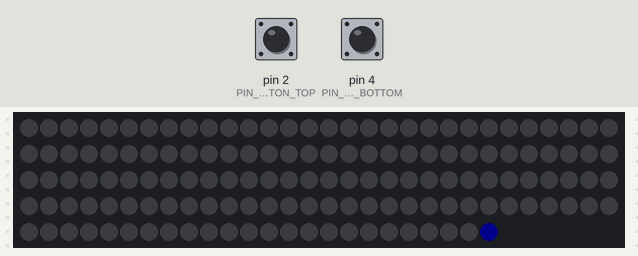
Recording of a program running on a simulated Arduino Nano, built with avr-gcc and run on an emulated ATmega328P. Shown: 144 RGB LEDs in strip order, left to right, continuing on the next row. Inputs (shaded band) come from the test bench; at power-on: pin 2 (PIN_BUTTON_TOP) HIGH, pin 4 (PIN_BUTTON_BOTTOM) HIGH. Dim RGB values are drawn brighter than linear; random numbers use the default seed unless the program sets one.

Above: at 1.2 s.
1.3 s: pin 2 (PIN_BUTTON_TOP) pulled LOW for 0.15 s
2.0 s: pin 4 (PIN_BUTTON_BOTTOM) pulled LOW for 3.2 s
At 3.51 s:
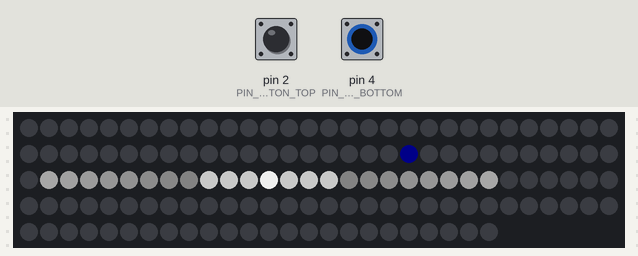
5.8 s: pin 2 (PIN_BUTTON_TOP) pulled LOW for 3.2 s
At 7.46 s:
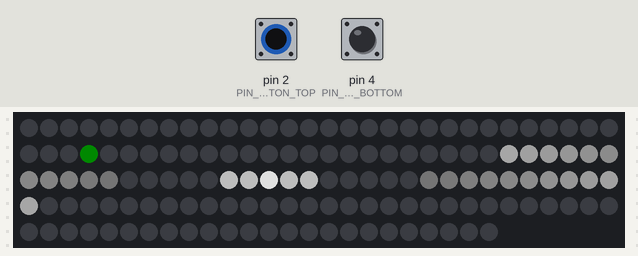
Timing chart, 0 to 9.0 s (numbered marks = the images above; inputs shaded):
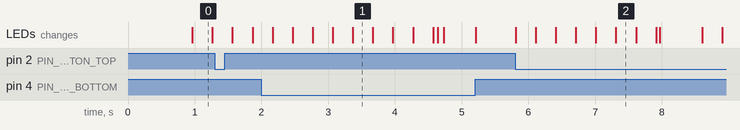

The program:

main.cpp
```cpp
#include <Arduino.h>
#include <FastLED.h>

#include "constants.h"
#include "Canvas.h"
#include "Player.h"
#include "World.h"
#include "io/input.h"
#include "state/Playing.h"
#include "state/Idle.h"

World world;
Canvas canvas;

State *state;

void setup() {

  // setup serial port
  Serial.begin(9600);

  initInputs();

  // seed random number generator from unconnected analog input pin 0:
  randomSeed(analogRead(0));

  // start application in idle mode
  state = new Idle(world);
}

static const unsigned long FRAME_MICROS = 1000000 / MAX_FPS;

void loop() {
  unsigned long startMicros = micros();

  /////////////////////////////////////////////////////////////////////////////

  // update world
  world.tick();

  // update state
  State *newState = state->tick(world);

  // change state?
  if (newState != state) {
    delete state;
    state = newState;
  }

  // remove "dead" objects from the world
  world.cleanup();

  // reset canvas, render world and update LEDs
  canvas.clear();
  world.render(canvas);
  canvas.show();

  //////////////////////////////////////////////////////////////////////////////

  unsigned long stopMicros = micros();

  // sleep for remaining time of this frame to cap FPS
  if (stopMicros >= startMicros) {
    unsigned long durationMicros = stopMicros - startMicros;
    if (durationMicros < FRAME_MICROS) {
      delayMicroseconds(FRAME_MICROS - durationMicros);
    }
  }
}
```

Canvas.h
```cpp
#ifndef _CANVAS_H
#define _CANVAS_H

#include <FastLED.h>
#include "constants.h"

class Canvas {

    private:
    CRGB frameBuffer[NUM_PIXELS];

    public:

        Canvas() {
            CLEDController&  controller = FastLED.addLeds<SK9822, BGR>(frameBuffer, NUM_PIXELS);
            controller.clearLeds(NUM_PIXELS);
        }

        void clear() {
              fill_solid(frameBuffer, NUM_PIXELS, CRGB::Black);
        }

        void show() {
              FastLED.show();
        }

        void addPixel(const uint8_t position, const CHSV& color) {
            if (position >= 0 && position < NUM_PIXELS) {
                frameBuffer[position] += color;
            }
        }

        void setPixel(const uint8_t position, const CHSV& color) {
            if (position >= 0 && position < NUM_PIXELS) {
                frameBuffer[position] = color;
            }
        }
};

#endif
```

Direction.h
```cpp
#ifndef _DIRECTION_H
#define _DIRECTION_H

enum Direction {
    FORWARD,
    BACKWARD,
    NO_MOVE
};

#endif
```

Node.h
```cpp
#ifndef _NODE_H
#define _NODE_H

#include <stdint.h>
#include <FastLED.h>

#include "constants.h"
#include "Canvas.h"

class Node {

public:

    float position;
    float velocity;

    // color state
    uint8_t hue;
    uint8_t saturation;
    uint8_t value;

    Node(const float position, const float velocity, const uint8_t hue): position(position), velocity(velocity), hue(hue) {
        saturation = 255;
        value = 50;
    }

    virtual ~Node() {}

    virtual void tick() = 0;

    virtual void render(const Canvas& canvas) = 0;

    void setHue(const uint8_t hue) {
        this->hue = hue;
    }

    uint8_t getPos() { return position; }

    float getPosition() { return position; }

    virtual bool dead() {
        return false;
    }

};

#endif
```

Player.h
```cpp
#ifndef _PLAYER_H
#define _PLAYER_H

#include <stdint.h>
#include <math.h>
#include <FastLED.h>

#include "Node.h"
#include "Direction.h"
#include "io/input.h"
#include "fx/Shield.h"

class Player : public Node {

    bool _dead = false;

    public:

        Direction direction;
        Shield shield = Shield();

        Player(const float position, const float velocity, const uint8_t hue) : Node(position, velocity, hue) {

        }

        void move(const Direction& direction) {
            this->direction = direction;
        }

        virtual void tick() {
            if (isPressed(Keys::BOTTOM)) {
                direction = BACKWARD;
            } else if (isPressed(Keys::TOP)) {
                direction = FORWARD;
            } else {
                direction = NO_MOVE;
            }
        }

        void die() {
            this->_dead = true;
        }

        virtual bool dead() {
            return this->_dead;
        }

        virtual void render(const Canvas& canvas) {

            if (direction != NO_MOVE) {
                shield.render(canvas, position, direction);
            }

            uint8_t pos = static_cast<uint8_t>(lround(position));

            canvas.setPixel(pos, CHSV(0, 0, 60));
        }

        void shieldHit(uint8_t hue) {
            shield.hit(hue);
        }

};

#endif
```

Projectile.h
```cpp
#ifndef _PROJECTILE_H
#define _PROJECTILE_H

#include <FastLED.h>

#include "constants.h"
#include "Node.h"

class Projectile : public Node {

public:

    Projectile(const float position, const float velocity, const uint8_t hue): Node(position, velocity, hue) {
    }

    virtual bool dead() {
        // projectile "dies" when leaving the playing field
        return position < 0 || position >= NUM_PIXELS;
    }

    virtual void tick() {
        position += velocity;
    }

    virtual void render(const Canvas& canvas) {
        uint8_t pos = static_cast<uint8_t>(lround(position));
        canvas.addPixel(pos, CHSV(hue, saturation, value));
    }

};

#endif
```

World.h
```cpp
#ifndef _WORLD_H
#define _WORLD_H

#include "Node.h"
#include "constants.h"
#include "Player.h"

typedef Node* NodePtr;

class World {

    // the array holding all nodes
    NodePtr nodes[MAX_NODES];
    Player *player;

    public:

    World() {
        // memset(nodes, NULL, MAX_NODES * sizeof(NodePtr));
    }

    void addNode(Node* node) {
        // iterate over node array to find first empty slot
        for (uint16_t i=0; i<MAX_NODES; i++) {
            if (nodes[i] == NULL) {
                nodes[i] = node;
                break;
            }
        }
    }

    void cleanup() {
        // iterate over node array and remove "dead" nodes
        for (uint16_t i=0; i<MAX_NODES; i++) {
            if (nodes[i] != NULL && nodes[i]->dead()) {
                delete nodes[i];
                nodes[i] = NULL;
            }
        }
    }

    void tick() {
        for(uint16_t i=0; i<MAX_NODES; i++) {
            if (nodes[i] != NULL) {
                nodes[i]->tick();
            }
        }
    }

    void render(const Canvas& canvas) {
        for(uint16_t i=0; i<MAX_NODES; i++) {
            if (nodes[i] != NULL) {
                nodes[i]->render(canvas);
            }
        }
    }

    NodePtr* getNodes() { return nodes; }

    uint16_t getNodeCount() {
        uint16_t count = 0;
        for(uint16_t i=0; i<MAX_NODES; i++) {
            if (nodes[i] != NULL) {
                count++;
            }
        }
        return count;
    }

    void setPlayer(Player* player) { this->player = player; }
    Player* getPlayer() { return player; }

};

#endif
```

constants.h
```cpp
#ifndef _CONSTANTS_H
#define _CONSTANTS_H

#define MAX_FPS  200                // cap for frames-per-second
#define NUM_PIXELS 144              // number of pixels in strip

#define MAX_NODES 50                // maximum number of Nodes in the world

#define PIN_BUTTON_TOP 2            // digital pin D2
#define PIN_BUTTON_RIGHT 3          // digital pin D3
#define PIN_BUTTON_BOTTOM 4         // digital pin D4
#define PIN_BUTTON_LEFT 5           // digital pin D5
#define PIN_BUTTON_FIRE_1 6         // digital pin D6
#define PIN_BUTTON_FIRE_2 7         // digital pin D7

#define MIN_PROJECTILE_VELOCITY 40
#define MAX_PROJECTILE_VELOCITY 240
#define MIN_IDLE_VELOCITY 60
#define MAX_IDLE_VELOCITY 150
#define PROJECTILE_VELOCITY_DIVIDER 400.0f

#define IDLE_SPAWN_RATE 300
#define PLAYING_SPAWN_RATE 100

#define GAME_DURATION 1200

#endif
```

NuclearBlast.h
```cpp
#ifndef _NUCLEAR_BLAST_H
#define _NUCLEAR_BLAST_H

#include <math.h>
#include <FastLED.h>

#include "../Node.h"

class NuclearBlast : public Node {

    uint16_t elapsedFrames = 0;

    // start-frames of the different explosion stages
    enum {
        STAGE_EXPANSION = 0,
        STAGE_SHOCKWAVE = STAGE_EXPANSION + (MAX_FPS / 2),
        STAGE_END = STAGE_SHOCKWAVE + NUM_PIXELS*2
    };

    public:

        NuclearBlast(const float position) : Node(position, 0.0f, 0) {
        }

        virtual void tick() {
            elapsedFrames++;
        }

        virtual bool dead() {
            return elapsedFrames >= STAGE_END;
        }

        virtual void render(const Canvas& canvas) {

            uint16_t pos = static_cast<uint16_t>(lround(position));
            if (elapsedFrames < STAGE_SHOCKWAVE) {
              // stage: EXPANSION
              // transition HSV(0, 0, 100) -> HSV(0, 0, 255) while growing 1px -> 7px
              long brightness = map(elapsedFrames, 0, STAGE_SHOCKWAVE, 0, 255);
              long size = map(elapsedFrames, 0, STAGE_SHOCKWAVE, 0, 3);
              for (int i=0; i<=size; i++) {
                canvas.addPixel(pos+i, CHSV(0, 0, brightness));
                canvas.addPixel(pos-i, CHSV(0, 0, brightness));
              }
            } else if (elapsedFrames < STAGE_END) {
              // stage: SHOCKWAVE
              // explosion center fades out
              long brightness = constrain(
                  map(elapsedFrames, STAGE_SHOCKWAVE, STAGE_SHOCKWAVE + (STAGE_END - STAGE_SHOCKWAVE) / 4, 255, 0),
                  0, 160);
              long size = constrain(
                  map(elapsedFrames, STAGE_SHOCKWAVE, STAGE_SHOCKWAVE + (STAGE_END - STAGE_SHOCKWAVE) / 4, 3, 0),
                  0, 3);
              for (int i=0; i<=size; i++) {
                 canvas.addPixel(pos+i, CHSV(0, 0, brightness));
                 canvas.addPixel(pos-i, CHSV(0, 0, brightness));
              }
              // shockwave travels from center to edges
              long dist = map(elapsedFrames, STAGE_SHOCKWAVE, STAGE_END, 3, NUM_PIXELS);
              for (int i=dist; i>=dist-10; i--) {
                if (i >= 4) {
                  long brightness = map(i, dist-10, dist, 10, 100);
                   canvas.addPixel(pos+i, CHSV(0, 0, brightness));
                   canvas.addPixel(pos-i, CHSV(0, 0, brightness));
                }
              }
            }
        }
};

#endif
```

Shield.h
```cpp
#ifndef _SHIELD_H
#define _SHIELD_H

#include <math.h>
#include <FastLED.h>

#include "../Node.h"
#include "Direction.h"

class Shield {

    uint8_t baseColor = 160;
    uint8_t currentColor;

    uint8_t baseValue = 0;
    uint8_t currentValue;

    uint8_t frameCounter;

    public:

        Shield() {
            currentColor = baseColor;
            currentValue = baseValue;
            frameCounter = 0;
        }

        void hit(uint8_t projectileColor) {
            frameCounter = 5;
            currentColor = baseColor + (baseColor - projectileColor) / 2;
            currentValue = 80;
        }

        void render(const Canvas& canvas, const uint8_t position, const Direction direction) {

            if (frameCounter > 0) {
                frameCounter--;
            } else {
                currentColor = baseColor;
                currentValue = baseValue;
            }

            uint16_t pos = static_cast<uint16_t>(lround(position));

            if (direction == FORWARD) {
                canvas.addPixel(pos + 1, CHSV(currentColor, 0, currentValue));
                canvas.addPixel(pos + 2, CHSV(currentColor, 0, currentValue + 20));
                canvas.addPixel(pos + 3, CHSV(currentColor, 200, currentValue + 120));
            } else if (direction == BACKWARD) {
                canvas.addPixel(pos - 1, CHSV(currentColor, 0, currentValue));
                canvas.addPixel(pos - 2, CHSV(currentColor, 0, currentValue + 20));
                canvas.addPixel(pos - 3, CHSV(currentColor, 200, currentValue + 120));
            }
        }
};

#endif
```

input.h
```cpp
#ifndef _INPUT_H
#define _INPUT_H

#include <Arduino.h>
#include "constants.h"

namespace Keys
{
    enum Key
    {
        TOP = PIN_BUTTON_TOP,
        RIGHT = PIN_BUTTON_RIGHT,
        BOTTOM = PIN_BUTTON_BOTTOM,
        LEFT = PIN_BUTTON_LEFT,
        LEFT_FIRE = PIN_BUTTON_FIRE_1,
        RIGHT_FIRE = PIN_BUTTON_FIRE_2
    };
}

static void initInputs() {
  // initialize digital pins for input
  pinMode(PIN_BUTTON_TOP, INPUT_PULLUP);
  pinMode(PIN_BUTTON_RIGHT, INPUT_PULLUP);
  pinMode(PIN_BUTTON_BOTTOM, INPUT_PULLUP);
  pinMode(PIN_BUTTON_LEFT, INPUT_PULLUP);
  pinMode(PIN_BUTTON_FIRE_1, INPUT_PULLUP);
  pinMode(PIN_BUTTON_FIRE_2, INPUT_PULLUP);
}

static bool isPressed(Keys::Key key)
{
    switch(key)
    {
        case Keys::TOP:
        case Keys::RIGHT:
        case Keys::BOTTOM:
        case Keys::LEFT:
            return (digitalRead(key) == LOW);
        default:
            return false;
    }
}

#endif
```

GameOver.cpp
```cpp
#include "GameOver.h"
#include "Idle.h"
#include "../fx/NuclearBlast.h"

GameOver::GameOver(World &world) : State(world)
{
    // create explosion at the player position:
    Player* player = world.getPlayer();
    world.addNode(new NuclearBlast(player->position));
    world.setPlayer(NULL);
    player->die();
}

State *GameOver::tick(World& world)
{
    // wait until all nodes have disappeared before going to idle mode:
    if (world.getNodeCount() == 0) {
        return new Idle(world);
    } else {
        return this;
    }
}
```

GameOver.h
```cpp
#ifndef _GAME_OVER_H
#define _GAME_OVER_H

#include "State.h"
#include "../World.h"

class GameOver : public State {

    public:

    GameOver(World &world);

    State *tick(World& world);

};

#endif
```

Idle.cpp
```cpp
#include "Idle.h"
#include "Playing.h"
#include "../constants.h"
#include "../io/input.h"
#include "../Projectile.h"

boolean Idle::spawn()
{
    return random(65536) < IDLE_SPAWN_RATE;
}

float Idle::velocity()
{
    float velocity = map(random(256), 0, 255, MIN_IDLE_VELOCITY, MAX_IDLE_VELOCITY) / PROJECTILE_VELOCITY_DIVIDER;
    return velocity;
}

Idle::Idle(World &world) : State(world) { }

State *Idle::tick(World& world)
{
    if (spawn()) {
        // spawn projectiles from left:
        // Projectile *projectile = new Projectile(0.0f, velocity(), random(256));
        // spawn projectiles from right:
        Projectile *projectile = new Projectile(NUM_PIXELS - 1, -1.0f * velocity(), random(256));
        world.addNode(projectile);
    }

    if (isPressed(Keys::TOP) || isPressed(Keys::BOTTOM)) {
        return new Playing(world);
    } else {
        return this;
    }
}
```

Idle.h
```cpp
#ifndef _IDLE_H
#define _IDLE_H

#include "State.h"
#include "../World.h"

class Idle : public State
{

    boolean spawn();
    float velocity();

    public:

    Idle(World &world);

    virtual State *tick(World& world);

};

#endif
```

Playing.cpp
```cpp
#include "Playing.h"
#include "GameOver.h"
#include "../constants.h"
#include "../Projectile.h"
#include "../Player.h"

boolean Playing::spawn()
{
    return random(65536) < PLAYING_SPAWN_RATE;
}

float Playing::velocity()
{
    float velocity = map(random(256), 0, 255, MIN_PROJECTILE_VELOCITY, MAX_PROJECTILE_VELOCITY) / PROJECTILE_VELOCITY_DIVIDER;
    return velocity;
}

void Playing::detectCollisions(World& world)
{
    Player* player = world.getPlayer();
    NodePtr* nodes = world.getNodes();

    uint8_t playerPos = NUM_PIXELS / 2;
    Direction playerDir = player->direction;

    for (uint8_t i = 0; i < MAX_NODES; i++) {
        NodePtr node = nodes[i];
        if (node != NULL && node != player) {
            uint8_t nodePos = lround(node->getPosition());

            if (playerDir == FORWARD && playerPos + 3 == nodePos) {
                player->shieldHit(node->hue);
                node->velocity *= -1.0f;
                node->position += 10 * node->velocity;
            } else if (playerDir == BACKWARD && playerPos - 3 == nodePos) {
                player->shieldHit(node->hue);
                node->velocity *= -1.0f;
                node->position += 10 * node->velocity;
            } else if (playerPos == nodePos && !gameOver) {
                gameOver = true;
            }
        }
    }
}

Playing::Playing(World &world) : State(world)
{
    // put a new player in the center
    Player *player = new Player(NUM_PIXELS / 2, 0, 100);
    world.addNode(player);
    world.setPlayer(player);
}

State *Playing::tick(World& world)
{
    // spawn projectiles from left:
    if (spawn()) {
        Projectile *projectile = new Projectile(0.0f, velocity(), random(256));
        world.addNode(projectile);
    }
    // spawn projectiles from right:
    if (spawn()) {
        Projectile *projectile = new Projectile(NUM_PIXELS-1, -velocity(), random(256));
        world.addNode(projectile);
    }

    detectCollisions(world);

    // increment counter
    frameCounter++;

    if (gameOver) {
        return new GameOver(world);
    } else {
        return this;
    }
}
```

Playing.h
```cpp
#ifndef _PLAYING_H
#define _PLAYING_H

#include "State.h"
#include "../World.h"

class Playing : public State
{

    long frameCounter = 0;
    bool gameOver = false;

    boolean spawn();
    float velocity();
    void detectCollisions(World& world);

    public:

    Playing(World &world);

    virtual State *tick(World& world);

};

#endif
```

State.h
```cpp
#ifndef _STATE_H
#define _STATE_H

#include "../World.h"

class State {

    public:

    State(World &world) { }

    virtual ~State() {}

    virtual State *tick(World& world) = 0;

};

#endif
```
